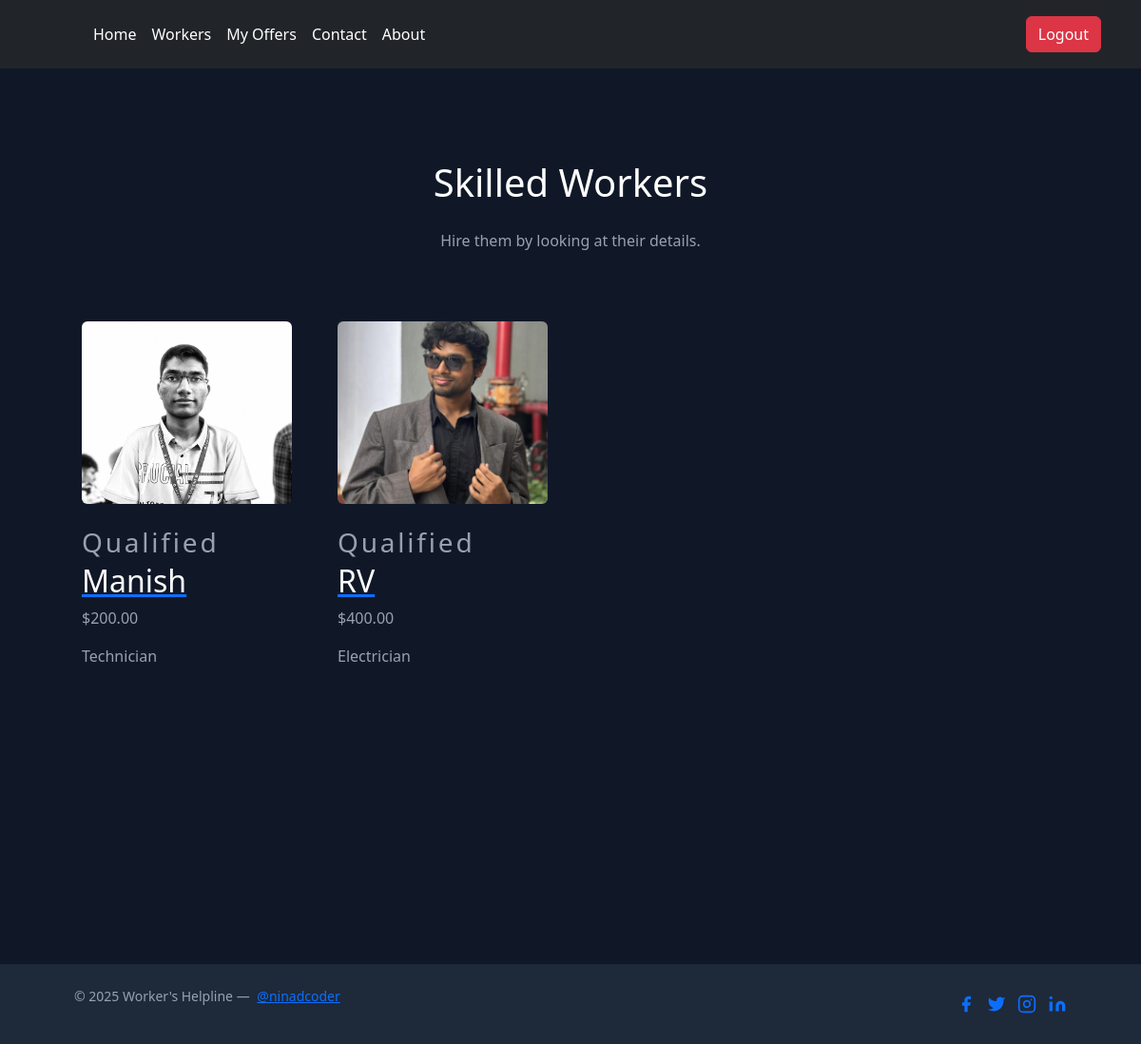
The page /workers/skilled/ (signed in) on the database as committed earlier.
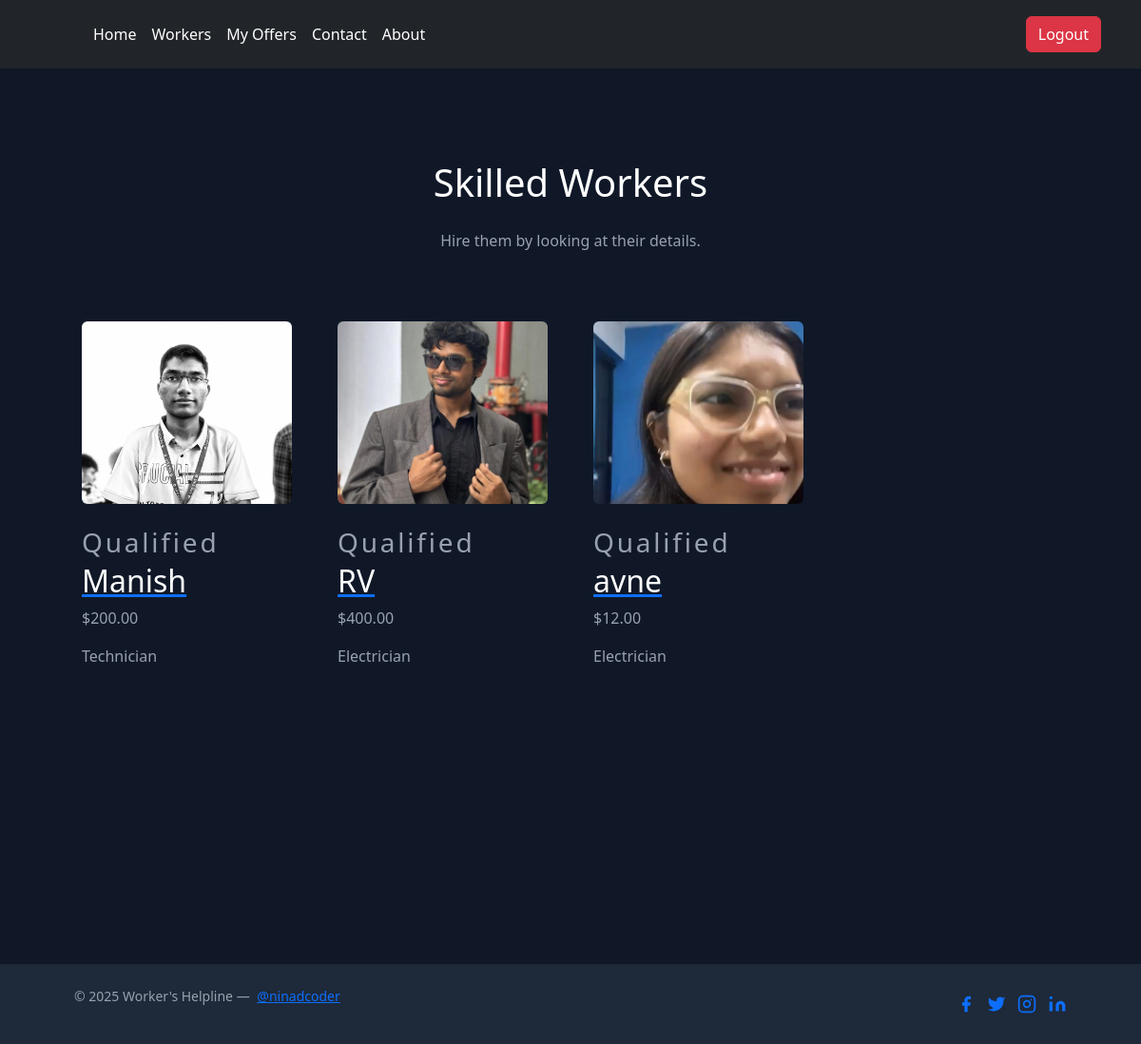
The same page on the database as committed later.
### users/models.py (models this page shows, shortened)
class Profile(models.Model):
    ROLE_CHOICES = [
        ('worker', 'Worker'),
        ('hirer', 'Hirer'),
    ]
    WORKER_TYPE_CHOICES = [
        ('qualified', 'Skilled Worker'),
        ('general', 'Unskilled Worker'),
    ]
    user = models.OneToOneField(User, on_delete=models.CASCADE)
    image = models.ImageField(default='default.jpg', upload_to='profile_pics')
    role = models.CharField(max_length=10, choices=ROLE_CHOICES, default='hirer')
    worker_type = models.CharField(max_length=20, choices=WORKER_TYPE_CHOICES, blank=True, null=True)
    job_profession = models.CharField(max_length=255, blank=True, null=True)
    age = models.PositiveIntegerField(blank=True, null=True)
    address = models.CharField(max_length=255, blank=True, null=True)
    wage = models.DecimalField(max_digits=10, decimal_places=2, blank=True, null=True)
    police_verified = models.BooleanField(default=False)

### workers_board/views.py (the view)
# urls.py: path('skilled/', skilled, name='skilled'),
@login_required
def skilled(request):
    skilled_workers = Profile.objects.filter(role='worker', worker_type='qualified')
    return render(request, 'skilled.html', {'workers': skilled_workers})

### templates/skilled.html (shortened to what this page needs)
{% extends "base.html" %}
{% block body %}
<section class="text-gray-400 bg-gray-900 body-font">
  <div class="container px-5 py-24 mx-auto">
    <div class="flex flex-col text-center w-full mb-12">
      <h1 class="sm:text-3xl text-2xl font-medium title-font mb-4 text-white">Skilled Workers</h1>
      <p class="lg:w-2/3 mx-auto leading-relaxed text-base">Hire them by looking at their details.</p>
    </div>
    <div class="flex flex-wrap -m-4">
      {% for worker in workers %}
      <div class="lg:w-1/4 md:w-1/2 p-4 w-full">
        <a href="{% url 'hire' worker.user.id %}" class="block relative h-48 rounded overflow-hidden">
          {% if worker.image %}
            <img alt="Profile Image" class="object-cover object-center w-full h-full block" src="{{ worker.image.url }}">
          {% else %}
            <img alt="Profile Image" class="object-cover object-center w-full h-full block" src="https://dummyimage.com/420x260">
          {% endif %}
        </a>
        <div class="mt-4">
          <h3 class="text-gray-500 text-xs tracking-widest title-font mb-1">{{ worker.worker_type|title }}</h3>
          <a href="{% url 'hire' worker.user.id %}">
            <h2 class="text-white title-font text-lg font-medium">{{ worker.user.username }}</h2>
          </a>
          <p class="mt-1">${{ worker.wage }}</p>
          <p class="mt-1">{{ worker.job_profession }}</p>
        </div>
      </div>
      {% empty %}
      <p class="text-white">No skilled workers found.</p>
      {% endfor %}
    </div>
  </div>
</section>
{% endblock body %}

Rows that differ between the two databases and show on the page:
added Profile: image (picture), worker_type "Qualified", user.username "avne", wage "12.00", job_profession "Electrician"
